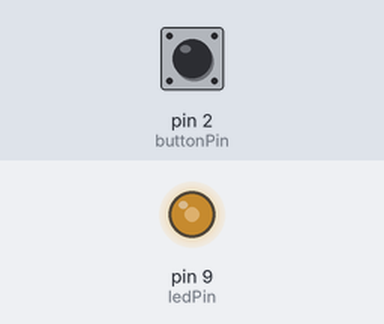
Bench run of a sketch on a simulated Arduino Uno, built with avr-gcc and run on an emulated ATmega328P. On the bench: output pins drawn as LEDs (lit = HIGH). Inputs (shaded band) come from the test bench; at power-on: pin 2 (buttonPin) HIGH.

Above: at 1.2 s.
1.3 s: pin 2 (buttonPin) pulled LOW for 0.15 s
At 1.42 s:
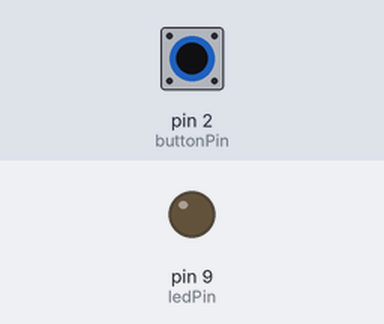
2.9 s: pin 2 (buttonPin) pulled LOW for 1 s
At 4.2 s:
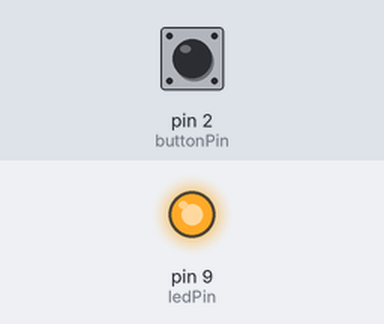
5.4 s: pin 2 (buttonPin) pulled LOW for 3.2 s
At 6.5 s:
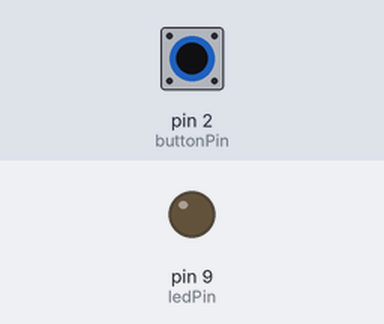
Timing chart, 0 to 10.1 s (numbered marks = the images above; inputs shaded):
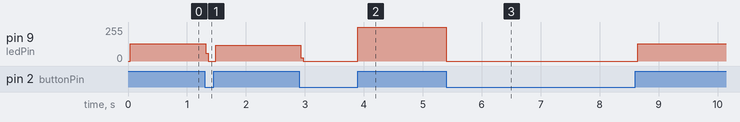

Measured:
- after the input at 1.3 s, pin 9 (ledPin): 129/255 → 0/255 at once, → 119/255 0.17 s later
- after the input at 2.9 s, pin 9 (ledPin): 119/255 → 0/255 at once, → 255/255 0.97 s later
- after the input at 5.4 s, pin 9 (ledPin): 255/255 → 0/255 at once, → 129/255 3.2 s later

The sketch:

hold_button_multi_series.ino
```cpp
// constants won't change. They're used here to set pin numbers:
const int buttonPin = 2;     // the number of the pushbutton pin
const int ledPin =  9;      // the number of the LED pin

// variables will change:
int buttonState = 0;         // variable for reading the BUTTON status
int ledState = HIGH;        // variable for reading the LED status
int previousButtonState = LOW;  //variable for previous button status


int mode = 0;           //variable for keeping track of the mode
int blinkCounter = 0;   //variable for keeping count through the loop

int brightness = 0;    // how bright the LED is
int fadeAmount = 5;    // how many points to fade the LED by


void setup() {
  // initialize the LED pin as an output:
  pinMode(ledPin, OUTPUT);
  // initialize the pushbutton pin as an input:
  pinMode(buttonPin, INPUT_PULLUP);
}

void loop() {
  // read the state of the pushbutton value:
  buttonState = digitalRead(buttonPin);

  // check if the pushbutton is pressed. If it is, the buttonState is HIGH:
  if (buttonState == HIGH) {
    if (previousButtonState == LOW){
    mode++;
    if(mode > 2) mode = 0;
    }
   previousButtonState = HIGH;
   if (mode == 0){
    //turn on LED:
    digitalWrite(ledPin, ledState);
  }
  if (mode == 1){
    //make the LED blink:
     blinkCounter++;
  if(blinkCounter > 30){
    ledState = !ledState;
     blinkCounter = 0; }
     digitalWrite(ledPin, ledState);
  }
  if(mode == 2){
  // change the brightness for next time through the loop:
  brightness = brightness + fadeAmount;
  analogWrite(ledPin, brightness);

  // reverse the direction of the fading at the ends of the fade:
  if (brightness <= 0 || brightness >= 255) {
    fadeAmount = -fadeAmount;
      }
     }
  } else {
    // turn LED off:
    previousButtonState = LOW;
    digitalWrite(ledPin, LOW);

  }
}
```
